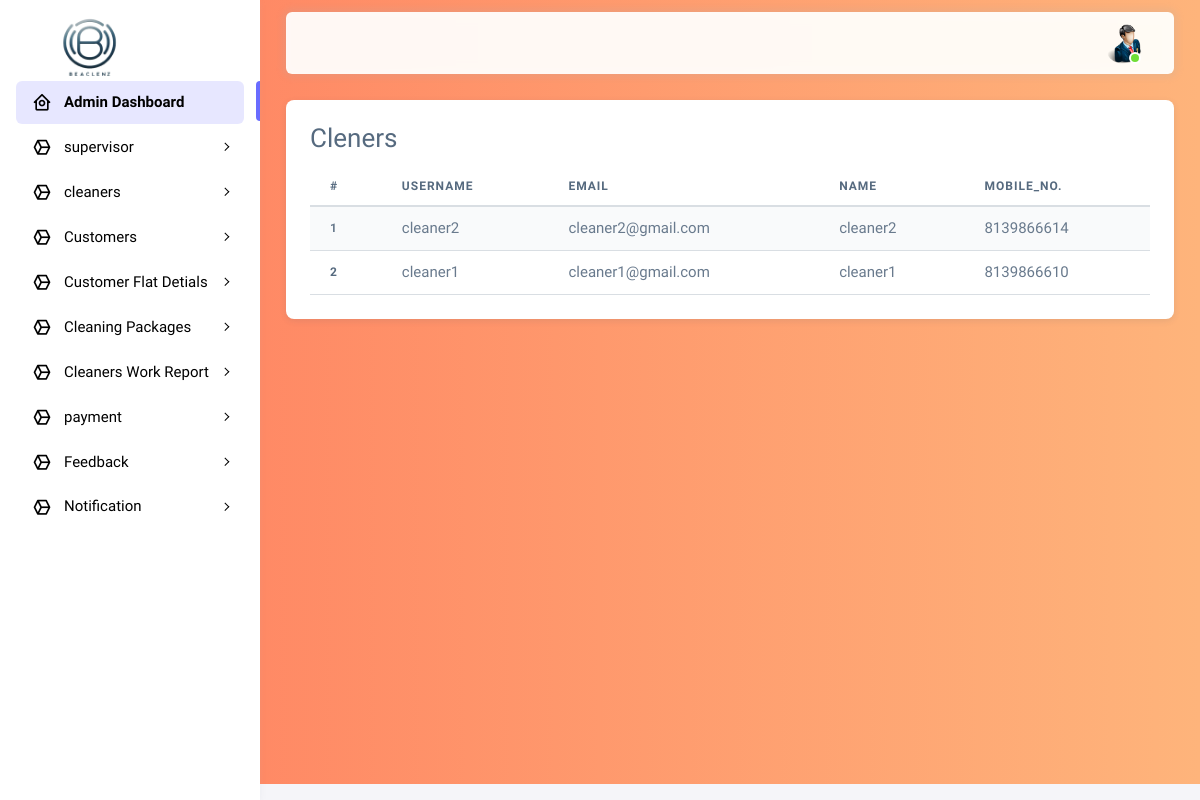
Page /cleaners-view/ on the earlier database version.
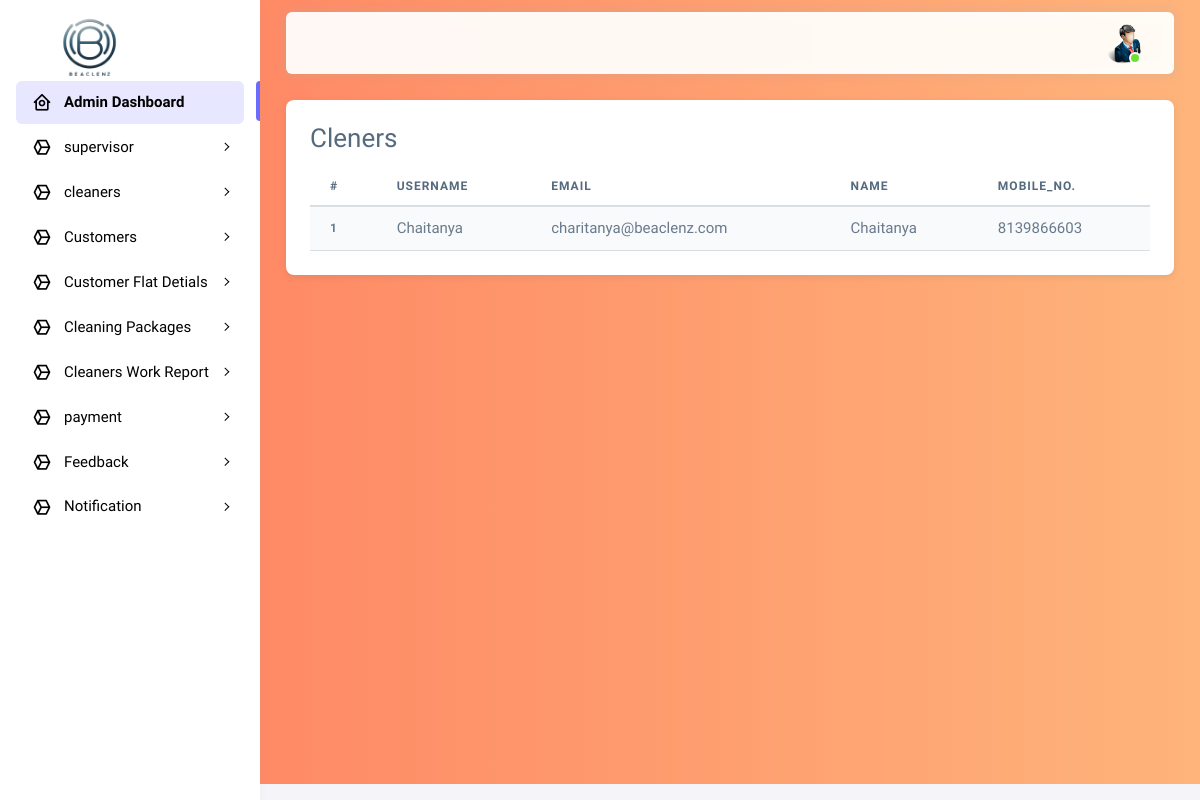
Same page on the later database version.
### cleaning_app/models.py (models this page shows, shortened)
class BaseModel(models.Model):
    created_on = models.DateTimeField(auto_now_add=True, null=True)
    updated_on = models.DateTimeField(auto_now=True)
    is_deleted = models.BooleanField(default=False)
    class Meta:
        abstract = True
        ordering = ['-created_on']

class UserProfile(BaseModel):
    user = models.ForeignKey(User, on_delete=models.CASCADE)
    name = models.CharField(max_length = 25,blank=True, null=True)
    mobile_number = models.CharField(max_length=25,unique=True, null=True)
    image = models.ImageField(upload_to='profile',blank=True, null=True)

class User(AbstractBaseUser, PermissionsMixin):
    name = models.CharField(max_length=50, blank=True, null=True)
    username = models.CharField(max_length=50, unique=True, null=True)
    email = models.EmailField(max_length=100, null=True)
    role = models.IntegerField(choices=SELECTROLE)
    uid = models.CharField(max_length=500, unique=True, null=True)
    is_admin = models.BooleanField(default=False)
    is_active = models.BooleanField(default=False)
    is_registered = models.BooleanField(default=False)
    date_joined = models.DateTimeField(auto_now_add=True)
    last_login = models.DateTimeField(auto_now_add=True)
    USERNAME_FIELD = 'username'
    REQUIRED_FIELDS=[]
    objects = UserManager()
    class Meta:
        db_table = "user"

### cleaning_app/views.py (the view)
# urls.py: path('cleaners-view/', views.cleners_view, name='cleaners-view'),
def cleners_view(request):
    data = User.objects.filter(role=3)
    c_data = UserProfile.objects.filter(user__in=data)
    return render(request, 'admin_app/cleaner_view.html',{'c_data':c_data})

### cleaning_app/templates/admin_app/cleaner_view.html
{% extends 'admin_app/index.html' %}
{% load crispy_forms_tags %}
{% block content %}
<div class="card">
    <div class="card-body">
        <h3 class="card-title">Cleners</h3>
        <table class="table table-striped">
            <thead>
                <tr>
                    <th scope="col">#</th>
                    <th scope="col">Username</th>
                    <th scope="col">Email</th>
                    <th scope="col">Name</th>
                    <th scope="col">Mobile_No.</th>
                </tr>
            </thead>
            <tbody>
                {% for i in c_data %}
                <tr>
                    <th scope="row">{{ forloop.counter }}</th>
                    <td>{{i.user.username}}</td>
                    <td>{{i.user.email}}</td>
                    <td>{{i.name}}</td>
                    <td>{{i.mobile_number}}</td>
                </tr>
                {% endfor %}
            </tbody>
        </table>
    </div>
</div>
{% endblock %}

### cleaning_app/templates/admin_app/index.html (shortened to what this page needs)
<!DOCTYPE html>
{% load static %}
<html
  lang="en"
  class="light-style layout-menu-fixed"
  dir="ltr"
  data-theme="theme-default"
  data-assets-path="../assets/"
  data-template="vertical-menu-template-free"
>
  <head>
    <link rel="stylesheet" href="{% static 'assets/vendor/fonts/boxicons.css' %}" />
    <link rel="stylesheet" href="{% static 'assets/vendor/css/core.css' %}" class="template-customizer-core-css" />
    <link rel="stylesheet" href="{% static 'assets/vendor/css/theme-default.css' %}" class="template-customizer-theme-css" />
    <link rel="stylesheet" href="{% static 'assets/css/demo.css' %}" />
    <link rel="stylesheet" href="{% static 'assets/vendor/libs/perfect-scrollbar/perfect-scrollbar.css' %}" />
    <link rel="stylesheet" href="{% static 'assets/vendor/libs/apex-charts/apex-charts.css' %}" />
  </head>
  <body style="background: linear-gradient(to right, #ff7e5f, #feb47b);">
    <div class="layout-wrapper layout-content-navbar">
      <div class="layout-container" >
        <aside id="layout-menu" class="layout-menu menu-vertical menu bg-menu-theme " >
          <div class="app-brand demo">
            <a href="{% url 'admin_home' %}" class="app-brand-link">
              <img src="{% static 'assets/img/backgrounds/Beaclenz.png' %}" width="115px">
            </a>
          </div>
          <ul class="menu-inner py-1">
            <li class="menu-item active">
              <a href="" class="menu-link">
                <i class="menu-icon tf-icons bx bx-home-circle"></i>
                <div data-i18n="Analytics">Admin Dashboard</div>
              </a>
            </li>
            <li class="menu-item">
              <a href="javascript:void(0);" class="menu-link menu-toggle">
                <i class="menu-icon tf-icons bx bx-cube-alt"></i>
                <div data-i18n="Layouts">supervisor</div>
              </a>
            </li>
            <li class="menu-item">
              <a href="javascript:void(0);" class="menu-link menu-toggle">
                <i class="menu-icon tf-icons bx bx-cube-alt"></i>
                <div data-i18n="Account Settings">cleaners</div>
              </a>
            </li>
            <li class="menu-item">
              <a href="javascript:void(0);" class="menu-link menu-toggle">
                <i class="menu-icon tf-icons bx bx-cube-alt"></i>
                <div data-i18n="Account Settings">Customers</div>
              </a>
            </li>
            <li class="menu-item">
              <a href="javascript:void(0);" class="menu-link menu-toggle">
                <i class="menu-icon tf-icons bx bx-cube-alt"></i>
                <div data-i18n="Account Settings">Customer Flat Detials</div>
              </a>
            </li>
            <li class="menu-item">
              <a href="javascript:void(0);" class="menu-link menu-toggle">
                <i class="menu-icon tf-icons bx bx-cube-alt"></i>
                <div data-i18n="Account Settings">Cleaning Packages</div>
              </a>
            </li>
            <li class="menu-item">
              <a href="javascript:void(0);" class="menu-link menu-toggle">
                <i class="menu-icon tf-icons bx bx-cube-alt"></i>
                <div data-i18n="Account Settings">Cleaners Work Report</div>
              </a>
            </li>
            <li class="menu-item">
              <a href="javascript:void(0);" class="menu-link menu-toggle">
                <i class="menu-icon tf-icons bx bx-cube-alt"></i>
                <div data-i18n="Layouts">payment</div>
              </a>
            </li>
            <li class="menu-item">
              <a href="javascript:void(0);" class="menu-link menu-toggle">
                <i class="menu-icon tf-icons bx bx-cube-alt"></i>
                <div data-i18n="Layouts">Feedback</div>
              </a>
            </li>
            <li class="menu-item">
              <a href="javascript:void(0);" class="menu-link menu-toggle">
                <i class="menu-icon tf-icons bx bx-cube-alt"></i>
                <div data-i18n="Layouts">Notification</div>
              </a>
            </li>
          </ul>
        </aside>
        <div class="layout-page">
          <nav
            class="layout-navbar container-xxl navbar navbar-expand-xl navbar-detached align-items-center bg-navbar-theme"
            id="layout-navbar"
          >
            <div class="navbar-nav-right d-flex align-items-center" id="navbar-collapse">
              <ul class="navbar-nav flex-row align-items-center ms-auto">
                <li class="nav-item navbar-dropdown dropdown-user dropdown">
                  <a class="nav-link dropdown-toggle hide-arrow" href="{% static 'javascript:void(0);' %}" data-bs-toggle="dropdown">
                    <div class="avatar avatar-online">
                      <img src="{% static 'assets/img/avatars/adminicon.png' %}" alt class="w-px-40 h-auto rounded-circle" />
                    </div>
                  </a>
                </li>
              </ul>
            </div>
          </nav>
          <div class="content-wrapper">
            <div class="container-xxl flex-grow-1 container-p-y">
              <div class="row">
                <div class="col-lg-12 mb-4 order-0">
                  {% block content %}{% endblock %}
                </div>
                <div class="col-lg-4 col-md-4 order-1">
                  <div class="row">
                  </div>
                </div>
                <div class="col-12 col-md-8 col-lg-4 order-3 order-md-2">
                  <div class="row">
                  </div>
                </div>
              </div>
              <div class="row">
              </div>
            </div>
            <footer class="content-footer footer bg-footer-theme">
              <div class="container-xxl d-flex flex-wrap justify-content-between py-2 flex-md-row flex-column">
              </div>
            </footer>
          </div>
        </div>
      </div>
    </div>
  </body>
</html>

### cleaning_app/static/assets/css/demo.css (style rules this page uses)
.menu .app-brand.demo { height: 64px; margin-top: 12px; }

### cleaning_app/templates/admin_app/index.html (style rules this page uses)
#layout-menu .menu-inner { background-color: white; }
#layout-menu .menu-inner .menu-item .menu-link { color: black; }

Differences in the rows shown:
removed UserProfile: user.username "cleaner2", user.email "cleaner2@gmail.com", name "cleaner2", mobile_number "8139866614"
no longer on this page (row edited): UserProfile: user.username "cleaner1", user.email "cleaner1@gmail.com", name "cleaner1", mobile_number "8139866610"
added UserProfile: user.username "Chaitanya", user.email "charitanya@beaclenz.com", name "Chaitanya", mobile_number "8139866603"
